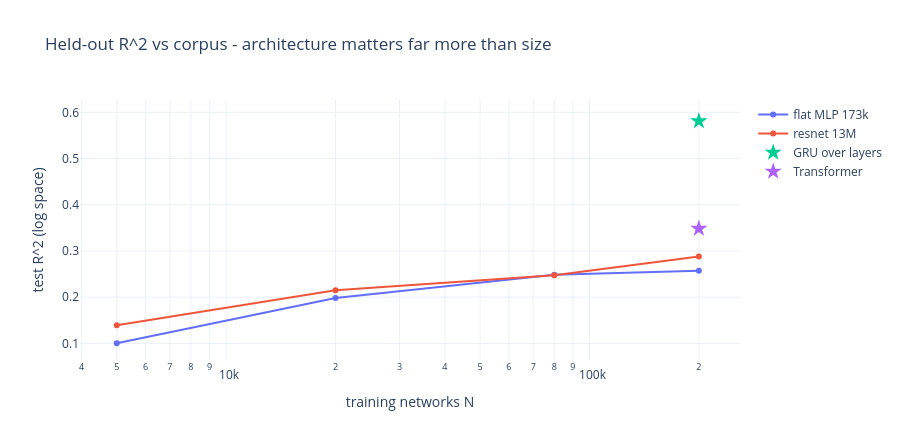

Here is the notebook cell this chart was saved with:
### Code cell
fig = go.Figure()
fig.add_trace(go.Scatter(x=sizes, y=r2_small, mode="lines+markers", name="flat MLP 173k"))
fig.add_trace(go.Scatter(x=sizes, y=r2_res,   mode="lines+markers", name="resnet 13M"))
fig.add_trace(go.Scatter(x=[Nseq], y=[r2_gru], mode="markers", marker=dict(size=13, symbol="star"),
                         name="GRU over layers"))
fig.add_trace(go.Scatter(x=[Nseq], y=[r2_tfm], mode="markers", marker=dict(size=13, symbol="star"),
                         name="Transformer"))
fig.update_layout(title="Held-out R^2 vs corpus - architecture matters far more than size",
                  xaxis_title="training networks N", yaxis_title="test R^2 (log space)",
                  xaxis_type="log", template="plotly_white", height=440); fig.show()

### Figure 1 — Plotly figure (JSON) as saved in the notebook; plotly's stock layout.template omitted (floating-point values rounded to 4 significant figures)
{"data": [{"mode": "lines+markers", "name": "flat MLP 173k", "type": "scatter", "x": [5000, 20000, 80000, 200000], "y": [0.1003, 0.1983, 0.2486, 0.257]}, {"mode": "lines+markers", "name": "resnet 13M", "type": "scatter", "x": [5000, 20000, 80000, 200000], "y": [0.1391, 0.2148, 0.2474, 0.2878]}, {"marker": {"size": 13, "symbol": "star"}, "mode": "markers", "name": "GRU over layers", "type": "scatter", "x": [200000], "y": [0.581]}, {"marker": {"size": 13, "symbol": "star"}, "mode": "markers", "name": "Transformer", "type": "scatter", "x": [200000], "y": [0.3484]}], "layout": {"height": 440, "title": {"text": "Held-out R^2 vs corpus - architecture matters far more than size"}, "xaxis": {"title": {"text": "training networks N"}, "type": "log"}, "yaxis": {"title": {"text": "test R^2 (log space)"}}}}
